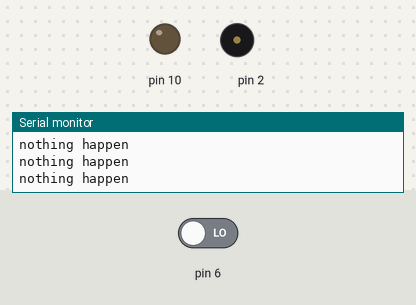
Bench run of a sketch on a simulated Arduino Uno, built with avr-gcc and run on an emulated ATmega328P. On the bench: output pins drawn as LEDs (lit = HIGH), buzzer (waves = sounding), the last lines printed to the serial monitor. The test bench sets the inputs (shaded band); at power-on: pin 6 LOW.

Above: at 2.8 s.
2.9 s: pin 6 driven HIGH
At 3.9 s:
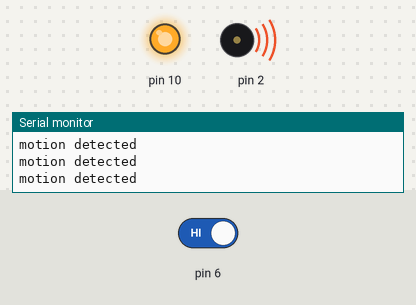
4.5 s: pin 6 driven LOW
At 5.2 s:
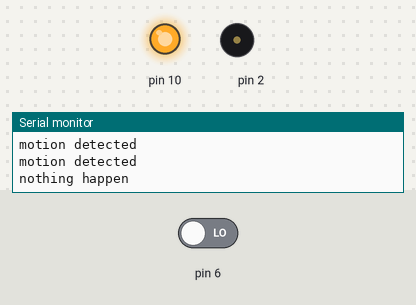
Timing chart, 0 to 7.5 s (numbered marks = the images above; inputs shaded):
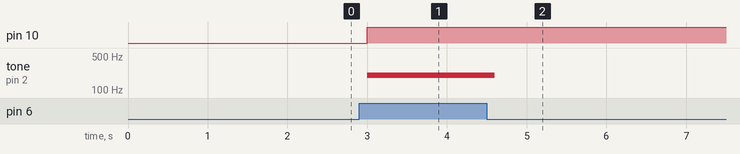

Measured:
- after the input at 2.9 s, pin 10: LOW → HIGH after 0.10 s; tone on pin 2: silent → 200 Hz after 0.10 s
- after the input at 4.5 s, tone on pin 2: 200 Hz → silent after 0.10 s

The sketch:

Smart_home.ino
```cpp
void setup()
{
  Serial.begin(9600);
  pinMode(6,INPUT);
  pinMode(10, OUTPUT);
  pinMode(2,OUTPUT);

}

void loop()
{
  int motion=digitalRead(6);
  if(motion==1)
  {
    digitalWrite(10,HIGH);
    tone(2,200);
    delay(200);
    Serial.println("motion detected");
  }
  else
  {
    Serial.println("nothing happen");

    noTone(2);
    delay(1000);
  }
}
```
